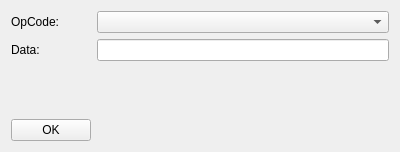
<?xml version="1.0" encoding="UTF-8"?>
<ui version="4.0">
 <class>LocoNetMsgDialog</class>
 <widget class="JmriPanel" name="LocoNetMsgDialog">
  <property name="geometry">
   <rect>
    <x>0</x>
    <y>0</y>
    <width>400</width>
    <height>152</height>
   </rect>
  </property>
  <property name="windowTitle">
   <string>Send LocoNet Packet</string>
  </property>
  <layout class="QGridLayout" name="gridLayout">
   <item row="0" column="0">
    <widget class="QLabel" name="label">
     <property name="text">
      <string>OpCode:</string>
     </property>
    </widget>
   </item>
   <item row="0" column="1">
    <widget class="QComboBox" name="cbOpcode"/>
   </item>
   <item row="1" column="0">
    <widget class="QLabel" name="label_2">
     <property name="text">
      <string>Data:</string>
     </property>
    </widget>
   </item>
   <item row="1" column="1">
    <widget class="QLineEdit" name="lineEdit"/>
   </item>
   <item row="3" column="0">
    <widget class="QPushButton" name="btnOk">
     <property name="text">
      <string>OK</string>
     </property>
    </widget>
   </item>
   <item row="2" column="0" colspan="2">
    <widget class="QLabel" name="lblMsg">
     <property name="text">
      <string/>
     </property>
    </widget>
   </item>
  </layout>
 </widget>
 <customwidgets>
  <customwidget>
   <class>JmriPanel</class>
   <extends>QFrame</extends>
   <header>jmripanel.h</header>
   <container>1</container>
  </customwidget>
 </customwidgets>
 <resources/>
 <connections/>
</ui>
